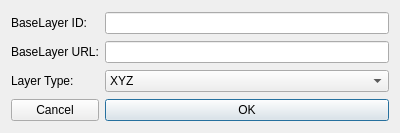
<?xml version="1.0" encoding="UTF-8"?>
<ui version="4.0">
 <class>Dialog</class>
 <widget class="QDialog" name="Dialog">
  <property name="geometry">
   <rect>
    <x>0</x>
    <y>0</y>
    <width>400</width>
    <height>133</height>
   </rect>
  </property>
  <property name="windowTitle">
   <string>Alter BaseLayer</string>
  </property>
  <layout class="QGridLayout" name="gridLayout">
   <item row="3" column="1">
    <widget class="QPushButton" name="okButton">
     <property name="text">
      <string>OK</string>
     </property>
    </widget>
   </item>
   <item row="0" column="1">
    <widget class="QLineEdit" name="baseLayerNameEdit"/>
   </item>
   <item row="0" column="0">
    <widget class="QLabel" name="baseLayerNameLabel">
     <property name="text">
      <string>BaseLayer ID:</string>
     </property>
    </widget>
   </item>
   <item row="1" column="1">
    <widget class="QLineEdit" name="baseLayerURLEdit"/>
   </item>
   <item row="3" column="0">
    <widget class="QPushButton" name="cancelButton">
     <property name="text">
      <string>Cancel</string>
     </property>
    </widget>
   </item>
   <item row="1" column="0">
    <widget class="QLabel" name="baseLayerURLLabel">
     <property name="text">
      <string>BaseLayer URL:</string>
     </property>
    </widget>
   </item>
   <item row="2" column="1">
    <widget class="QComboBox" name="layerTypeCBox">
     <item>
      <property name="text">
       <string>XYZ</string>
      </property>
     </item>
     <item>
      <property name="text">
       <string>WMS Layer</string>
      </property>
     </item>
     <item>
      <property name="text">
       <string>Vector Tiles Layer</string>
      </property>
     </item>
    </widget>
   </item>
   <item row="2" column="0">
    <widget class="QLabel" name="layerTypeLabel">
     <property name="text">
      <string>Layer Type:</string>
     </property>
    </widget>
   </item>
  </layout>
 </widget>
 <resources/>
 <connections>
  <connection>
   <sender>cancelButton</sender>
   <signal>clicked()</signal>
   <receiver>Dialog</receiver>
   <slot>close()</slot>
   <hints>
    <hint type="sourcelabel">
     <x>50</x>
     <y>106</y>
    </hint>
    <hint type="destinationlabel">
     <x>199</x>
     <y>66</y>
    </hint>
   </hints>
  </connection>
 </connections>
</ui>
